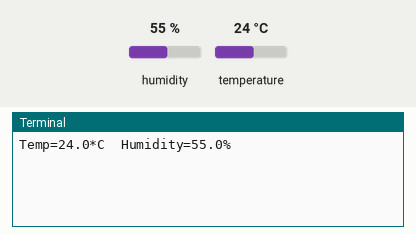
Simulated run of this program. Board: Raspberry Pi (BCM pin numbers). Parts: the last lines printed to the terminal. The test bench sets the inputs (shaded band); at power-on: humidity 55 %, temperature 24 °C.

Above: at 1.2 s.
1.3 s: humidity set to 22 %
At 2.6 s:
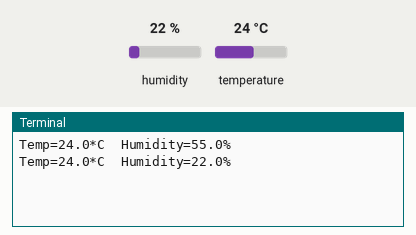
2.8 s: temperature set to 12 °C
At 3.9 s:
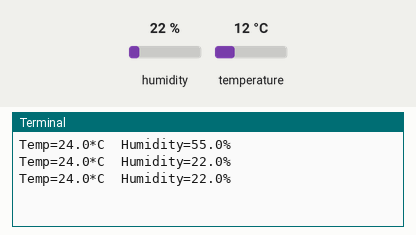
4.3 s: humidity set to 40 %
At 6.0 s:
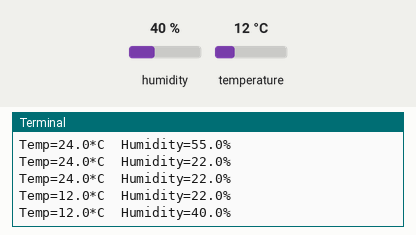
Timing chart, 0 to 7.5 s (numbered marks = the images above; inputs shaded):
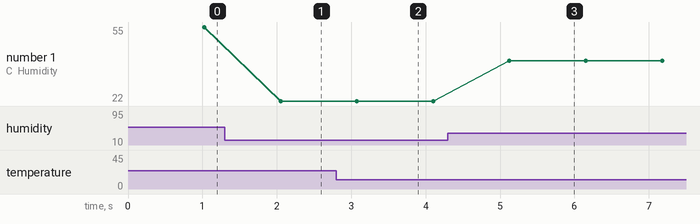

The program:

simpletest.py
```python
#!/usr/bin/python

import Adafruit_DHT
import time
sensor = Adafruit_DHT.DHT22

pin = 23

try:
    while 1:
        humidity, temperature = Adafruit_DHT.read_retry(sensor, pin)
        time.sleep(0.5)
        if humidity is not None and temperature is not None:
            print('Temp={0:0.1f}*C  Humidity={1:0.1f}%'.format(temperature, humidity))
        else:
            print('Failed to get reading. Try again!')
except KeyboardInterrupt:
    GPIO.cleanup()#GPIO port close
```

Measured:
- after the input at 1.3 s, the terminal: prints a new line after 0.75 s (image 1)
- after the input at 4.3 s, the terminal: prints a new line after 0.83 s (image 3)
- plotted number 1: 55 → 22 after the input at 1.3 s, 22 → 40 after the input at 4.3 s
